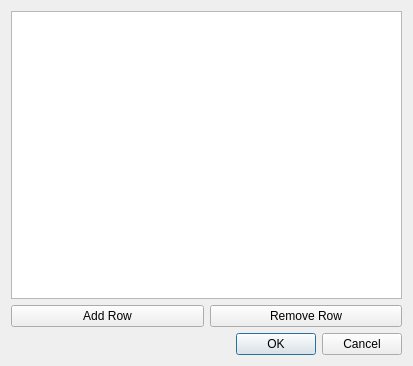
<ui version="4.0" >
 <class>AlphasDialog</class>
 <widget class="QDialog" name="AlphasDialog" >
  <property name="geometry" >
   <rect>
    <x>0</x>
    <y>0</y>
    <width>413</width>
    <height>366</height>
   </rect>
  </property>
  <property name="windowTitle" >
   <string>Dialog</string>
  </property>
  <layout class="QVBoxLayout" >
   <item>
    <widget class="QTreeView" name="_alphasTreeView" >
     <property name="alternatingRowColors" >
      <bool>true</bool>
     </property>
    </widget>
   </item>
   <item>
    <layout class="QHBoxLayout" >
     <item>
      <widget class="QPushButton" name="addRowButton" >
       <property name="text" >
        <string>Add Row</string>
       </property>
      </widget>
     </item>
     <item>
      <widget class="QPushButton" name="removeRowButton" >
       <property name="text" >
        <string>Remove Row</string>
       </property>
      </widget>
     </item>
    </layout>
   </item>
   <item>
    <widget class="QDialogButtonBox" name="buttonBox" >
     <property name="orientation" >
      <enum>Qt::Horizontal</enum>
     </property>
     <property name="standardButtons" >
      <set>QDialogButtonBox::Cancel|QDialogButtonBox::NoButton|QDialogButtonBox::Ok</set>
     </property>
    </widget>
   </item>
  </layout>
 </widget>
 <resources/>
 <connections>
  <connection>
   <sender>buttonBox</sender>
   <signal>accepted()</signal>
   <receiver>AlphasDialog</receiver>
   <slot>accept()</slot>
   <hints>
    <hint type="sourcelabel" >
     <x>248</x>
     <y>254</y>
    </hint>
    <hint type="destinationlabel" >
     <x>157</x>
     <y>274</y>
    </hint>
   </hints>
  </connection>
  <connection>
   <sender>buttonBox</sender>
   <signal>rejected()</signal>
   <receiver>AlphasDialog</receiver>
   <slot>reject()</slot>
   <hints>
    <hint type="sourcelabel" >
     <x>316</x>
     <y>260</y>
    </hint>
    <hint type="destinationlabel" >
     <x>286</x>
     <y>274</y>
    </hint>
   </hints>
  </connection>
 </connections>
</ui>
